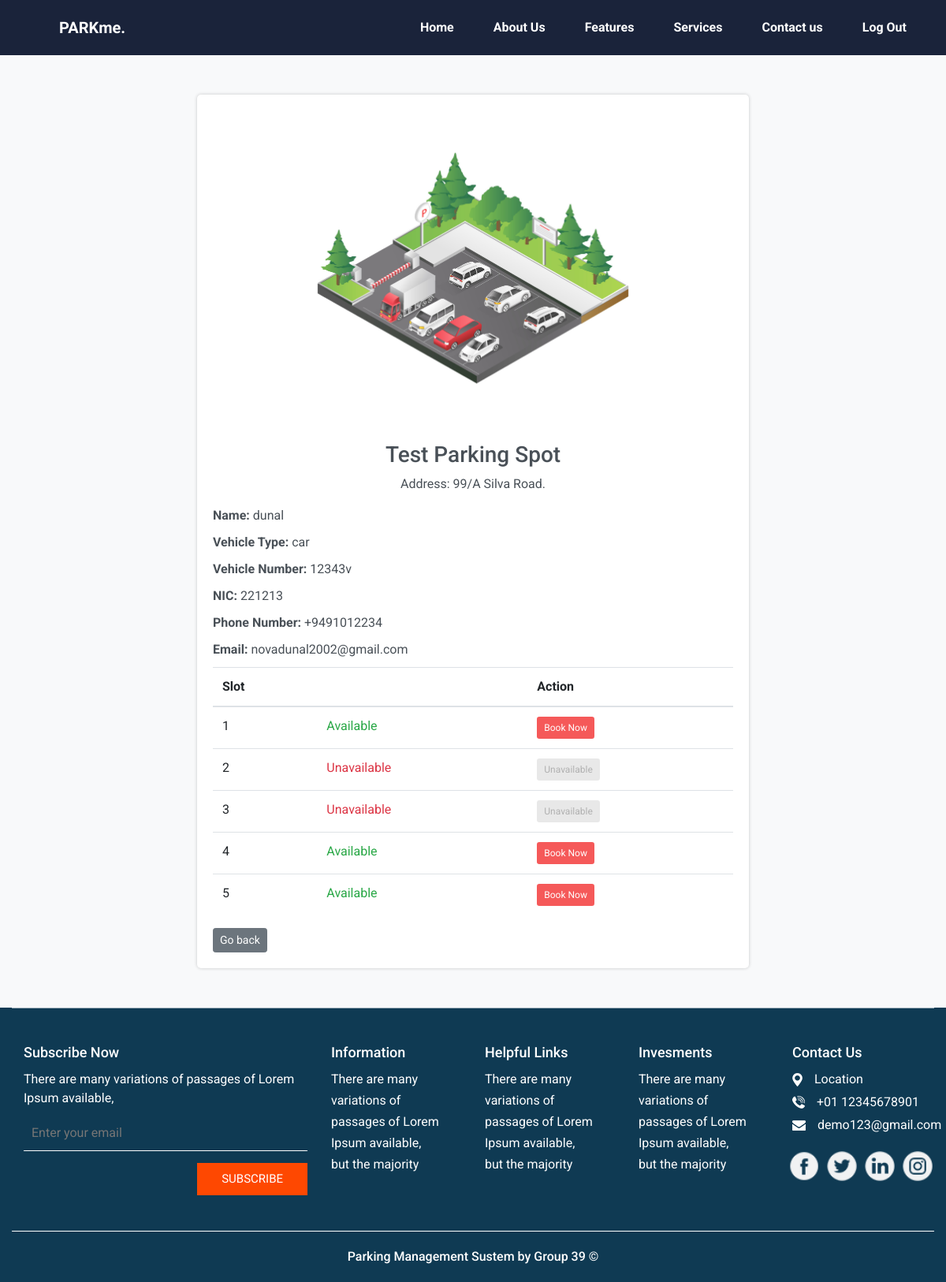
/map/booking.php?id=1 (signed in), run on the app's committed database.
### tables this page shows
CREATE TABLE `user` (
  `id` int(11) NOT NULL,
  `username` varchar(50) DEFAULT NULL,
  `gender` varchar(10) DEFAULT NULL,
  `VehicleType` varchar(20) DEFAULT NULL,
  `vehicleNumber` varchar(20) DEFAULT NULL,
  `nic` varchar(12) DEFAULT NULL,
  `phonenumber` varchar(15) DEFAULT NULL,
  `email` varchar(50) DEFAULT NULL,
  `password` varchar(60) DEFAULT NULL,
  `img` varchar(120) DEFAULT NULL,
  `date_time` datetime DEFAULT NULL,
  `remember_token` varchar(120) DEFAULT NULL
);

CREATE TABLE `slots` (
  `slotId` int(11) NOT NULL,
  `status` tinyint(1) DEFAULT 1
);

### map/booking.php (the view, shortened to what this page needs)
<?php include '../db_conn.php';session_start();if (!isset($_SESSION["id"])) {if (isset($_COOKIE["remember_token"])) {$token = $_COOKIE["remember_token"];$sql = "SELECT id, username FROM `user` WHERE remember_token='$token'";$result = $conn->query($sql);if ($result === false) {die("Error in SQL query: " . $conn->error);}if ($result->num_rows > 0) {$row = $result->fetch_assoc();$_SESSION["id"] = $row["id"];$_SESSION["username"] = $row["username"];$newToken = bin2hex(random_bytes(32));$updateTokenSql = "UPDATE `user` SET remember_token='$newToken' WHERE id={$row['id']}";$conn->query($updateTokenSql);setcookie("remember_token", $newToken, time() + (86400 * 7), "/");header('Location: ../map/');exit();} else {header('Location: ../');exit();}
    } else {header('Location: ../');exit();}}if (isset($_GET['id'])) {$userId = $_GET['id'];$sql = "SELECT * FROM `user` WHERE id = $userId";$result = $conn->query($sql);if ($result === false) {die("Error in SQL query: " . $conn->error);}if ($result->num_rows > 0) {$userDetails = $result->fetch_assoc();}}?>
<!DOCTYPE html>
<html lang="en">
<head>
  <link href="https://stackpath.bootstrapcdn.com/bootstrap/4.3.1/css/bootstrap.min.css" rel="stylesheet">
  <link href="../css/style.css" rel="stylesheet" />
  <link href="../css/responsive.css" rel="stylesheet" />
</head>
<body>
<header class="header_section">
      <div class="container-fluid">
        <nav class="navbar navbar-expand-lg custom_nav-container">
          <a class="navbar-brand" href="../">
            <span>
              PARKme.
            </span>
          </a>
          <div class="collapse navbar-collapse ml-auto" id="navbarSupportedContent">
            <div class="d-flex ml-auto flex-column flex-lg-row align-items-center">
              <ul class="navbar-nav  ">
                <li class="nav-item">
                  <a class="nav-link" href="../">Home <span class="sr-only">(current)</span></a>
                </li>
                <li class="nav-item">
                  <a class="nav-link" href="../about.html"> About Us</a>
                </li>
                <li class="nav-item">
                  <a class="nav-link" href="../feature.html"> Features </a>
                </li>
                <li class="nav-item">
                  <a class="nav-link" href="../service.html"> Services </a>
                </li>
                <li class="nav-item">
                  <a class="nav-link" href="../contact.html">Contact us</a>
                </li>
                <li class="nav-item">
                    <a class="nav-link" href="#" onclick="confirmLogout()">Log Out</a>
                </li>
              </ul>
            </div>
          </div>
        </nav>
      </div>
    </header>
<section class="sec">
    <div class="top-section">
      <img src="images/park.jpg" alt="Location Image">
      <h3>Test Parking Spot</h3>
      <p class="mb-3">Address: 99/A Silva Road.</p>
    </div>
    <?php
    if (isset($userDetails)) {
        echo "<p><strong>Name:</strong> " . $userDetails['username'] . "</p>";
        echo "<p><strong>Vehicle Type:</strong> " . $userDetails['VehicleType'] . "</p>";
        echo "<p><strong>Vehicle Number:</strong> " . $userDetails['vehicleNumber'] . "</p>";
        echo "<p><strong>NIC:</strong> " . $userDetails['nic'] . "</p>";
        echo "<p><strong>Phone Number:</strong> " . $userDetails['phonenumber'] . "</p>";
        echo "<p><strong>Email:</strong> " . $userDetails['email'] . "</p>";
    } else {
        echo "<p>User not found</p>";
    }
    ?>
        <div class="table-responsive">
        <table class="table">
            <thead>
                <tr>
                    <th>Slot</th>
                    <th></th>
                    <th>Action</th>
                </tr>
            </thead>
            <tbody>
                <?php
                $sql = "SELECT * FROM slots";
                $result = $conn->query($sql);
                while ($row = $result->fetch_assoc()) {
                ?>
                    <tr>
                        <td><?php echo $row["slotId"]; ?></td>
                        <td class="slot-status-<?php echo $row["slotId"]; ?>">
                            <?php echo ($row["status"] == 1) ? '<span class="text-success">Available</span>' : '<span class="text-danger">Unavailable</span>'; ?></td>
                        <td>
                            <form method="POST" action="booking.php">
                                <?php
                                if ($row["status"] == 1) {
                                    echo '<button type="button" class="btn btn-sm book-btn" onclick="bookSlot(' . $row["slotId"] . ')" style="background-color: #f55959; color: #FFF; font-size: 12px;">Book Now</button>';
                                } else {
                                    echo '<button type="button" class="btn btn-sm" style="background-color: #ddd; color: #888; font-size: 12px;" disabled>Unavailable</button>';
                                }
                                ?>
                            </form>
                        </td>
                    </tr>
                <?php } ?>
            </tbody>
        </table>
    </div>
<a href="../map/" style="color: #fff;"><button type="button" class="btn btn-secondary btn-sm">Go back</button></a>
</section>
<section class="info_section mt-3">
    <div class="container">
      <div class="row">
        <div class="col-lg-4">
          <h6>
            Subscribe Now
          </h6>
          <p>
            There are many variations of passages of Lorem Ipsum available,
          </p>
          <form action="subscribe.php">
            <input type="text" placeholder="Enter your email">
            <div class="d-flex justify-content-end">
              <button>
                subscribe
              </button>
            </div>
          </form>
        </div>
        <div class="col-lg-2">
          <h6>
            Information
          </h6>
          <ul>
            <li>
              <a href="">
                There are many
              </a>
            </li>
            <li>
              <a href="">
                variations of
              </a>
            </li>
            <li>
              <a href="">
                passages of Lorem
              </a>
            </li>
            <li>
              <a href="">
                Ipsum available,
              </a>
            </li>
            <li>
              <a href="">
                but the majority
              </a>
            </li>
          </ul>
        </div>
        <div class="col-lg-2">
          <h6>
            Helpful Links
          </h6>
          <ul>
            <li>
              <a href="">
                There are many
              </a>
            </li>
            <li>
              <a href="">
                variations of
              </a>
            </li>
            <li>
              <a href="">
                passages of Lorem
              </a>
            </li>
            <li>
              <a href="">
                Ipsum available,
              </a>
            </li>
            <li>
              <a href="">
                but the majority
              </a>
            </li>
          </ul>
        </div>
        <div class="col-lg-2">
          <h6>
            Invesments
          </h6>
          <ul>
            <li>
              <a href="">
                There are many
              </a>
            </li>
            <li>
              <a href="">
                variations of
              </a>
            </li>
            <li>
              <a href="">
                passages of Lorem
              </a>
            </li>
            <li>
              <a href="">
                Ipsum available,
              </a>
            </li>
            <li>
              <a href="">
                but the majority
              </a>
            </li>
          </ul>
        </div>
        <div class="col-lg-2">
          <h6>
            Contact Us
          </h6>
          <div class="info_link-box">
            <a href="">
              <img src="images/location.png" alt="">
              <span> Location</span>
            </a>
            <a href="">
              <img src="images/call.png" alt="">
              <span>+01 12345678901</span>
            </a>
            <a href="">
              <img src="images/envelope.png" alt="">
              <span> demo123@gmail.com</span>
            </a>
          </div>
          <div class="info_social">
            <div>
              <a href="">
                <img src="images/fb.png" alt="">
              </a>
            </div>
            <div>
              <a href="">
                <img src="images/twitter.png" alt="">
              </a>
            </div>
            <div>
              <a href="">
                <img src="images/linkedin.png" alt="">
              </a>
            </div>
            <div>
              <a href="">
                <img src="images/insta.png" alt="">
              </a>
            </div>
          </div>
        </div>
      </div>
    </div>
  <section class="container-fluid footer_section">
    <p>
      Parking Management Sustem by Group 39 &copy; <span id="displayYear"></span>
    </p>
  </section>
</body>
</html>

### css/style.css (style rules this page uses)
body { font-family: "Raleway", sans-serif; color: black; background-color: 56cfe1S; }
.header_section { background-color: #1a233a; padding: 15px 0; font-family: "Roboto", sans-serif; }
.header_section .container-fluid { padding-right: 25px; padding-left: 25px; }
.custom_nav-container.navbar-expand-lg .navbar-nav .nav-item .nav-link { padding: 0; margin: 0px 25px; color: #ffffff; font-weight: bold; text-align: center; }
a, a:hover, a:focus { text-decoration: none; }
.btn, .btn:focus { outline: none !important; -webkit-box-shadow: none; box-shadow: none; }
.navbar-brand span { margin-left: 50px; font-weight: bold; color: #ffffff; }
.custom_nav-container { z-index: 99999; padding: 0; }
.info_section { background-color: #0f3a53; font-family: "Roboto", sans-serif; }
.info_section .container { border-top: 1px solid rgba(255, 255, 255, 0.6); border-bottom: 1px solid #ffffff; }
.info_section .col-lg-4, .info_section .col-lg-2 { margin: 45px 0; }
.info_section h6 { margin-bottom: 12px; font-size: 18px; color: #ffffff; }
.info_section p { color: #ffffff; }
.info_section form input { padding: 10px; background-color: transparent; border: none; border-bottom: 1px solid #ffffff; width: 100%; outline: none; color: #ffffff; }
.info_section form input ::placeholder { color: #ffffff; opacity: 0.2; }
.info_section form button { background-color: #fe4801; display: inline-block; padding: 8px 30px; background-color: #fe4801; color: #ffffff; -webkit-transition: all 0.3s; transition: all 0.3s; border: 1px solid transparent; margin-top: 15px; font-size: 15px; text-transform: uppercase; }
.info_section ul { padding: 0; }
.info_section ul li { list-style-type: none; margin: 3px 0; }
.info_section ul li a { color: #ffffff; }
.info_section .info_link-box a { display: -webkit-box; display: -ms-flexbox; display: flex; -webkit-box-align: center; -ms-flex-align: center; align-items: center; margin: 5px 0; }
.info_section .info_link-box a img { margin-right: 15px; }
.info_section .info_link-box a span { color: #ffffff; }
.info_section .info_social { display: -webkit-box; display: -ms-flexbox; display: flex; -webkit-box-pack: center; -ms-flex-pack: center; justify-content: center; margin: 20px auto 0 auto; }
.info_section .info_social img { width: 40px; margin-left: 8px; }
.footer_section { font-weight: 500; display: -webkit-box; display: -ms-flexbox; display: flex; -webkit-box-pack: center; -ms-flex-pack: center; justify-content: center; background-color: #0f3a53; padding: 20px; }
.footer_section p { color: #ffffff; margin: 0; text-align: center; }

### css/responsive.css (style rules this page uses)
@media (min-width: 1200px) { .container { max-width: 1170px; } }

### map/booking.php (style rules this page uses)
body { font-family: 'Roboto', sans-serif; background-color: #f8f9fa; color: #495057; margin: 0; padding: 0; }
.sec { max-width: 700px; margin: 50px auto; padding: 20px; background-color: #fff; box-shadow: 0 0 4px rgba(0, 0, 0, 0.2); border-radius: 5px; }
p { margin-bottom: 10px; }
a { color: #007bff; }
.top-section { text-align: center; }
.top-section img { max-width: 100%; height: 400px; border-radius: 5px; margin-bottom: 20px; }

### data on the page
user: username "dunal", VehicleType "car", vehicleNumber "12343v", nic "221213", phonenumber "+9491012234", email "novadunal2002@gmail.com"
slots: slotId "1", status "Available"
slots: slotId "2", status "Unavailable"
slots: slotId "3", status "Unavailable"
slots: slotId "4", status "Available"
slots: slotId "5", status "Available"
